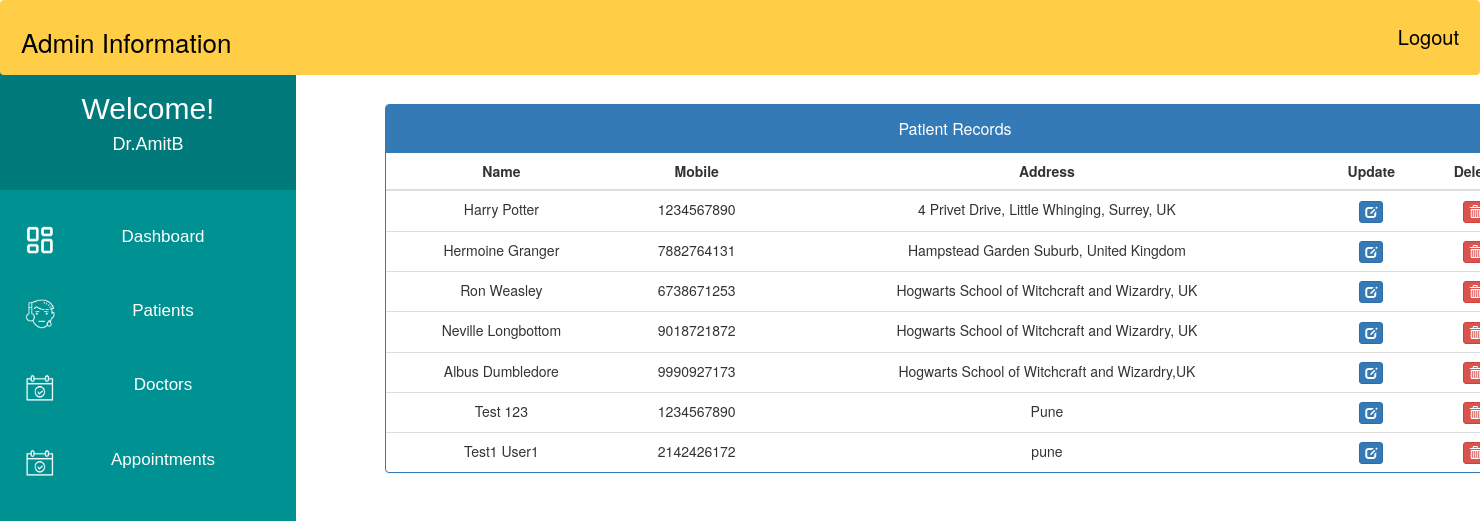
The page /admin_patient_record/ (signed in) on the database its author committed.
### MyApp/models.py (models this page shows, shortened)
class Patient(models.Model):
    user = models.OneToOneField(User, on_delete=models.CASCADE)
    Patient_First_Name = models.CharField(max_length=50, default="")
    Patient_Last_Name = models.CharField(max_length=50, default="")
    gender = models.CharField(max_length=10, choices=GENDER)
    contact = models.CharField(max_length=10)
    address = models.CharField(max_length=350)
    symptoms = models.CharField(max_length=500, default="")
    status = models.BooleanField(default=False)
    admitDate = models.DateField(auto_now=True)
    assignedDoctorId = models.PositiveIntegerField(null=True)

### MyApp/views.py (the view)
# urls.py: path('admin_patient_record/', views.admin_patient_record, name="admin_patient_record"),
@login_required(login_url='adminlogin')
def admin_patient_record(request):
    patients=Patient.objects.all().filter(status=True)
    return render(request,'MyApp/admin_patient_record.html',{'patients':patients})

### templates/MyApp/admin_patient_record.html (shortened to what this page needs)
<!DOCTYPE html>
<html lang="en">
<head>
    <link href="//netdna.bootstrapcdn.com/bootstrap/3.0.0/css/bootstrap.min.css" rel="stylesheet" id="bootstrap-css">
</head>
<body>
    {% include 'MyApp/admin_base.html' %}
    <div class="container" style="margin-left:25%; margin-right:8%; margin-top:7%;">
        <div class="panel panel-primary">
            <div class="panel-heading">
            <h6 class="panel-title" style="text-align:center; padding: 5px 0px;">Patient Records</h6>
            </div>
            <table class="table table-hover" id="dev-table">
            <thead>
                <tr>
                <th style="text-align:center;">Name</th>
                <th style="text-align:center;">Mobile</th>
                <th style="text-align:center;">Address</th>
                <th style="text-align:center;">Update</th>
                <th style="text-align:center;">Delete</th>
                </tr>
            </thead>
            {% for p in patients %}
            <tr>
                <td style="text-align:center;"> {{p.Patient_First_Name}} {{p.Patient_Last_Name}} </td>
                <td style="text-align:center;">{{p.contact}}</td>
                <td style="text-align:center;">{{p.address}}</td>
                <td style="text-align:center;"><a class="btn btn-primary btn-xs" href="{% url 'MyApp:update_patient' p.id%}"><span class="glyphicon glyphicon-edit"></span></a></td>
                <td style="text-align:center;"><a class="btn btn-danger btn-xs" href="{% url 'MyApp:delete_patient' p.id %}"><span class="glyphicon glyphicon-trash"></span></a></td>
            </tr>
            {% endfor %}
            </table>
        </div>
    </div>
</body>
</html>

### templates/MyApp/admin_base.html (shortened to what this page needs)
<!DOCTYPE html>
{% load staticfiles %}
<html lang="en">
<head>
</head>
<body>
    <div class="navbar">
        <a>Admin Information</a>
        <a href="{% url 'MyApp:logout' %}" class="logoutbtn" style="font-size:18px, text-align: center;">Logout</a>
    </div>
     <div class="sidebar">
        <div class="userprofile">
            <h2 style="color:white; font-family:sans-serif; padding-top:25px; text-align:center; margin:0px;">Welcome!</h2>
            <h4 style="color:white; font-family:sans-serif; text-align:center; padding-bottom:35px;">{{request.user.username}}</h4>
        </div>
        <a href="{% url 'MyApp:admin_dashboard' %}"><img class="icon" src="{% static "images/PDash.png" %}">Dashboard</a>
        <a href="{% url 'MyApp:admin_patient' %}"><img class="icon" src="{% static "images/PIcon.png" %}">Patients</a>
        <a href="{% url 'MyApp:admin_doctor' %}"><img class="icon" src="{% static "images/ApptIcon.png" %}">Doctors</a>
        <a href="{% url 'MyApp:admin_appointment' %}"><img class="icon" src="{% static "images/ApptIcon.png" %}">Appointments</a>
    </div>
</body>
</html>

### templates/MyApp/admin_base.html (style rules this page uses)
body { background-color: rgb(255, 255, 255); padding: 0px; margin-top: 0px; margin-left: 0px; margin-right: 0px; margin-bottom: 0px; }
.navbar { overflow: hidden; background-color: rgb(255, 206, 70); height:75px; width:100%; padding-top:22px; z-index:1; top:0; position:fixed; display:block; }
.navbar a { float: left; display:block; font-size: 26px; color: black; text-align: center; padding-left:20px; text-decoration: none; }
.navbar .logoutbtn { float: right; display:block; font-size: 20px; color: black; text-align: center; padding-right:20px; text-decoration: none; }
.sidebar .userprofile { background-color: rgb(0, 122, 122); }
.sidebar { margin-top: 0px; padding-top: 0px; width: 20%; text-align: center; height=100vh; background-color: rgb(0, 146, 146); font-family: sans-serif; font-size:17px; font-weight: normal; position: fixed; top: 67px; left: 0; bottom: 0; }
.sidebar a { display: block; color: white; padding: 25px; text-decoration: none; }
.icon { float:left; width:30px; height:30px; }

### rows shown on the page
Patient: Patient_First_Name "Harry", Patient_Last_Name "Potter", contact "1234567890", address "4 Privet Drive, Little Whinging, Surrey, UK"
Patient: Patient_First_Name "Hermoine", Patient_Last_Name "Granger", contact "7882764131", address "Hampstead Garden Suburb, United Kingdom"
Patient: Patient_First_Name "Ron", Patient_Last_Name "Weasley", contact "6738671253", address "Hogwarts School of Witchcraft and Wizardry, UK"
Patient: Patient_First_Name "Neville", Patient_Last_Name "Longbottom", contact "9018721872", address "Hogwarts School of Witchcraft and Wizardry, UK"
Patient: Patient_First_Name "Albus", Patient_Last_Name "Dumbledore", contact "9990927173", address "Hogwarts School of Witchcraft and Wizardry,UK"
Patient: Patient_First_Name "Test", Patient_Last_Name "123", contact "1234567890", address "Pune"
Patient: Patient_First_Name "Test1", Patient_Last_Name "User1", contact "2142426172", address "pune"

### other values the page prints
{{ request.user.username }} "Dr.AmitB"
